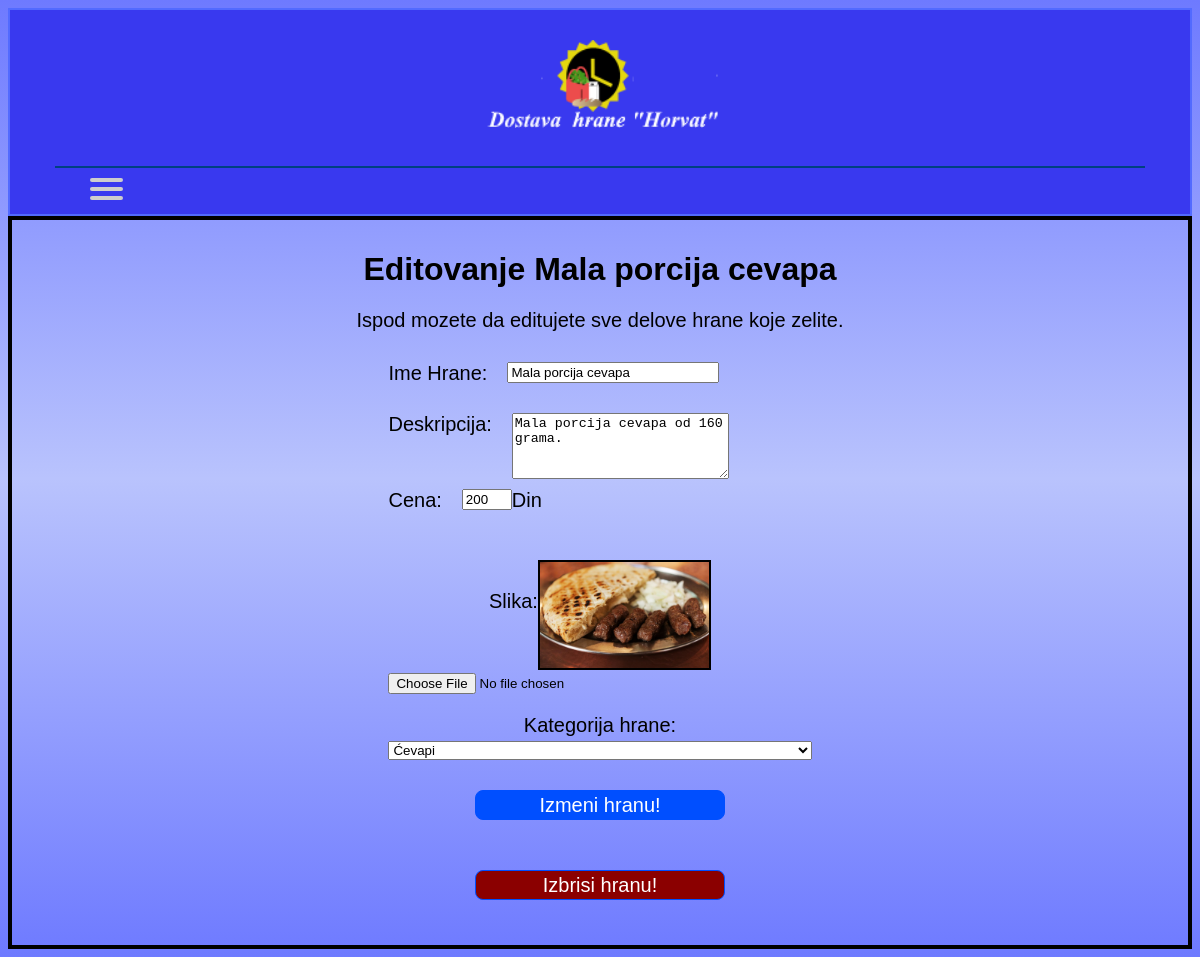
The page /functions/editfood.php?foodid=4 (signed in) on the database its author committed.
### tables this page shows
CREATE TABLE IF NOT EXISTS `food` (
  `idFood` bigint(20) NOT NULL AUTO_INCREMENT,
  `Name` varchar(80) NOT NULL,
  `Description` varchar(350) NOT NULL,
  `Price` float NOT NULL,
  `photo` text NOT NULL,
  `id_cat` bigint(20) NOT NULL,
  PRIMARY KEY (`idFood`)
);

CREATE TABLE IF NOT EXISTS `category` (
  `id_cat` bigint(20) NOT NULL AUTO_INCREMENT,
  `name` mediumtext NOT NULL,
  PRIMARY KEY (`id_cat`)
);

### functions/editfood.php (the view, shortened to what this page needs)
<!DOCTYPE html>
<html lang="en">
<head>
  <link rel="stylesheet" href="https://pro.fontawesome.com/releases/v5.10.0/css/all.css"/>
    <link rel="stylesheet" href="../project_style.css">
</head>
<body>
<div id="header"><img src="../logo.png" alt="logo" align="center" width="250" height="87.5">
  <div id="menuToggle">
    <span></span>
    <span></span>
    <span></span>
  </div>
  <hr style="margin-left: 15px; margin-right:15px; background-color: #000000; border: #004080 1px solid">
</div>
<?php
include "db-config.php";
$sql = "SELECT * FROM food where idFood=?";
$stat = $pdo->prepare($sql);
$stat->bindParam(1, $_GET['foodid'], PDO::PARAM_INT);
$stat->execute();
$res = $stat->fetch();
?>
<div id="textplace" class="text-center order-main">
    <h1 style="font-size: 32px;">Editovanje <?= $res['Name'] ?></h1>
    <p>Ispod mozete da editujete sve delove hrane koje zelite.</p>
    <div class="flex j-center">
    <div class=" food-input">
      <form class="" enctype="multipart/form-data" action="editfood.php?foodid=<?= $_GET['foodid'] ;?>" method="post">
        <div class="flex edit">
        Ime Hrane: <input type="text" class="edit_food" name="food_name" value="<?= $res['Name'] ?>" placeholder="Ime hrane">
      </div>
      <div class="flex edit">
        Deskripcija: <textarea name="food_desc" class="edit_food" rows="4" cols="40" placeholder="Opis hrane.."><?= $res['Description'] ?></textarea>
         </div>
         <div class="flex edit">Cena: <input type="number" class="number-input edit_food" name="food_price" value="<?= $res['Price'] ?>" >Din</div>
        <div class="flex j-center"> <span class="margin-top-1">Slika:</span> <img src="../<?= $res['photo'] ?>" class="edit-img" alt="food_photo"></div>
         <input type="file" name="food_image" value=""/>
         Kategorija hrane:
         <select name="food_category">
         <?php $sql = "SELECT * FROM category";
         $stat = $pdo->prepare($sql);
         $stat->execute();
         $cats = $stat->fetchAll();
         foreach ($cats as $cat) :?>
         <option <?php if($cat['id_cat']==$res['id_cat']) echo "selected"; ?> value="<?= $cat['id_cat']; ?>"><?= $cat['name']; ?></option>
       <?php endforeach; ?>
     </select>
      <input style="" class="input add_food" type="submit" name="edit_food" value="Izmeni hranu!"/>
      </form>
      <form class="" action="editfood.php?foodid=<?= $_GET['foodid'] ;?>" method="post">
        <input style="" class="input add_food del_btn" type="submit" name="del_food" value="Izbrisi hranu!"/>
      </form>
    </div>
  </div>
  </div>

### project_style.css (style rules this page uses)
#header { padding: 20px; background-color: #3939ef; position: relative; left: 0; right: 0; top: 0; font-family: Verdana, sans-serif; font-weight: bold; font-size: 32px; text-align: center; border: #526aff 2px solid; }
.order-main { border: 4px solid black; padding-top: 10px; padding-bottom: 25px; }
.input { background-color: #004fff; border: 1px solid #004fff; height: 30px; width: 130px; font-size: 100%; margin-left: auto; margin-right: auto; text-align: center; border-radius: 8px; color: #fff; cursor: pointer; }
.edit { margin-bottom: 10px; margin-top: 10px; }
.edit_food { width: 50%; margin-left:20px; }
.edit-img { margin-top: 20px; width: 40%; border: black solid 2px; }
.margin-top-1 { margin-top: 50px; }
.del_btn { background-color: darkred!important; }
.add_food { width: 250px; margin-top: 30px; }
.food-input { width: 40%; }
.food-input input { margin-bottom: 20px; }
.number-input { width: 50px; }
#menuToggle { position: relative; top: 50px; left: 50px; display: none; z-index: 1; -webkit-user-select: none; user-select: none; }
#menuToggle span { display: block; width: 33px; height: 4px; margin-bottom: 5px; position: relative; background: #cdcdcd; border-radius: 3px; z-index: 1; transform-origin: 4px 0px; transition: transform 0.5s cubic-bezier(0.77, 0.2, 0.05, 1.0), background 0.5s cubic-bezier(0.77, 0.2, 0.05, 1.0), opacity 0.55s ease; }
#menuToggle span:nth-last-child(2) { transform-origin: 0% 100%; }
body { background: linear-gradient(#6e7aff, #b9c3fd, #6e7aff); }
#textplace { font-family: Verdana, sans-serif; padding-left: 5%; padding-right: 5%; font-size: 20px; text-align: center; }
input, select { width: 100%; box-sizing: border-box; }
.flex { display: flex; }
.j-center { justify-content: center; }
.text-center { text-align: center; }
input[type=submit] { cursor: pointer; }
@media (max-width:1200px) { #menuToggle { display: block; } }
@media (max-width:1200px) { #header { padding: 30px; } }

### rows shown on the page
food: Name "Mala porcija cevapa", food_name "Mala porcija cevapa", food_desc "Mala porcija cevapa od 160 grama.", food_price "200", photo (picture), food_category "Ćevapi"
